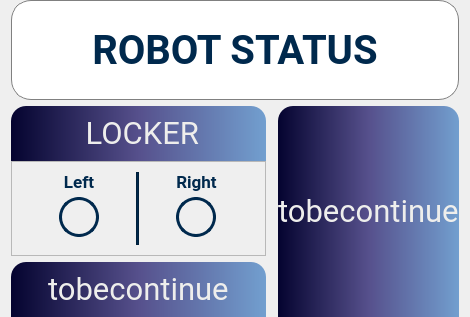
        <widget class="QWidget" name="Page_robotstatus">
         <property name="enabled">
          <bool>true</bool>
         </property>
         <property name="minimumSize">
          <size>
           <width>0</width>
           <height>0</height>
          </size>
         </property>
         <property name="maximumSize">
          <size>
           <width>16777215</width>
           <height>16777215</height>
          </size>
         </property>
         <property name="styleSheet">
          <string notr="true">#menu_robotstatus {
border: 1px solid gray;
}</string>
         </property>
         <layout class="QVBoxLayout" name="verticalLayout_5">
          <property name="topMargin">
           <number>0</number>
          </property>
          <property name="bottomMargin">
           <number>0</number>
          </property>
          <item>
           <widget class="QFrame" name="menu_robotstatus">
            <property name="minimumSize">
             <size>
              <width>0</width>
              <height>100</height>
             </size>
            </property>
            <property name="maximumSize">
             <size>
              <width>16777215</width>
              <height>100</height>
             </size>
            </property>
            <property name="styleSheet">
             <string notr="true">background-color: rgb(255, 255, 255);
border-radius: 20px;
color: rgb(0, 41, 77);</string>
            </property>
            <property name="frameShape">
             <enum>QFrame::NoFrame</enum>
            </property>
            <property name="frameShadow">
             <enum>QFrame::Raised</enum>
            </property>
            <layout class="QHBoxLayout" name="horizontalLayout_8">
             <item>
              <widget class="QLabel" name="label_29">
               <property name="minimumSize">
                <size>
                 <width>0</width>
                 <height>70</height>
                </size>
               </property>
               <property name="maximumSize">
                <size>
                 <width>16777215</width>
                 <height>70</height>
                </size>
               </property>
               <property name="font">
                <font>
                 <family>Roboto</family>
                 <pointsize>30</pointsize>
                 <weight>75</weight>
                 <italic>false</italic>
                 <bold>true</bold>
                 <underline>false</underline>
                 <strikeout>false</strikeout>
                 <kerning>true</kerning>
                </font>
               </property>
               <property name="styleSheet">
                <string notr="true"/>
               </property>
               <property name="text">
                <string>ROBOT STATUS</string>
               </property>
               <property name="alignment">
                <set>Qt::AlignCenter</set>
               </property>
              </widget>
             </item>
            </layout>
           </widget>
          </item>
          <item>
           <widget class="QWidget" name="widget_3" native="true">
            <layout class="QHBoxLayout" name="horizontalLayout_9">
             <property name="leftMargin">
              <number>0</number>
             </property>
             <property name="topMargin">
              <number>0</number>
             </property>
             <property name="rightMargin">
              <number>0</number>
             </property>
             <property name="bottomMargin">
              <number>0</number>
             </property>
             <item>
              <widget class="QWidget" name="widget_4" native="true">
               <layout class="QVBoxLayout" name="verticalLayout_14">
                <property name="leftMargin">
                 <number>0</number>
                </property>
                <property name="topMargin">
                 <number>0</number>
                </property>
                <property name="rightMargin">
                 <number>0</number>
                </property>
                <property name="bottomMargin">
                 <number>0</number>
                </property>
                <item>
                 <widget class="QFrame" name="locker">
                  <property name="minimumSize">
                   <size>
                    <width>0</width>
                    <height>0</height>
                   </size>
                  </property>
                  <property name="maximumSize">
                   <size>
                    <width>16777215</width>
                    <height>16777215</height>
                   </size>
                  </property>
                  <property name="styleSheet">
                   <string notr="true"/>
                  </property>
                  <layout class="QVBoxLayout" name="verticalLayout_22" stretch="0,0">
                   <property name="spacing">
                    <number>0</number>
                   </property>
                   <property name="leftMargin">
                    <number>0</number>
                   </property>
                   <property name="topMargin">
                    <number>0</number>
                   </property>
                   <property name="rightMargin">
                    <number>0</number>
                   </property>
                   <property name="bottomMargin">
                    <number>0</number>
                   </property>
                   <item>
                    <widget class="QFrame" name="frame_7">
                     <property name="enabled">
                      <bool>true</bool>
                     </property>
                     <property name="maximumSize">
                      <size>
                       <width>16777215</width>
                       <height>100</height>
                      </size>
                     </property>
                     <property name="styleSheet">
                      <string notr="true">QFrame{
	border-top-left-radius: 15;
	border-top-right-radius: 15;
	border-style: solid;
	border-color:rgb(0, 41, 77);
	background-color: qlineargradient(spread: pad, x1:0, y1:0, x2:1, y2:0, stop:0 rgb(4, 3, 47), stop:0.5 rgb(86, 80, 140), stop:1 rgb(114, 159, 207));
}</string>
                     </property>
                     <property name="lineWidth">
                      <number>0</number>
                     </property>
                     <layout class="QVBoxLayout" name="verticalLayout_23">
                      <item alignment="Qt::AlignHCenter">
                       <widget class="QLabel" name="label1_3">
                        <property name="font">
                         <font>
                          <family>Roboto</family>
                          <pointsize>23</pointsize>
                          <weight>50</weight>
                          <bold>false</bold>
                         </font>
                        </property>
                        <property name="styleSheet">
                         <string notr="true">QLabel{
background-color: transparent; 
color: rgb(238, 238, 236);
}</string>
                        </property>
                        <property name="text">
                         <string>	LOCKER</string>
                        </property>
                        <property name="alignment">
                         <set>Qt::AlignCenter</set>
                        </property>
                       </widget>
                      </item>
                     </layout>
                    </widget>
                   </item>
                   <item>
                    <widget class="QFrame" name="frame_8">
                     <property name="sizePolicy">
                      <sizepolicy hsizetype="Preferred" vsizetype="Preferred">
                       <horstretch>0</horstretch>
                       <verstretch>0</verstretch>
                      </sizepolicy>
                     </property>
                     <property name="maximumSize">
                      <size>
                       <width>16777215</width>
                       <height>200</height>
                      </size>
                     </property>
                     <property name="styleSheet">
                      <string notr="true">
color: rgb(0, 41, 77);</string>
                     </property>
                     <property name="frameShape">
                      <enum>QFrame::StyledPanel</enum>
                     </property>
                     <property name="frameShadow">
                      <enum>QFrame::Plain</enum>
                     </property>
                     <property name="lineWidth">
                      <number>1</number>
                     </property>
                     <layout class="QGridLayout" name="gridLayout_14" columnstretch="0,0,0">
                      <property name="leftMargin">
                       <number>10</number>
                      </property>
                      <property name="topMargin">
                       <number>10</number>
                      </property>
                      <property name="rightMargin">
                       <number>10</number>
                      </property>
                      <property name="bottomMargin">
                       <number>10</number>
                      </property>
                      <property name="horizontalSpacing">
                       <number>0</number>
                      </property>
                      <property name="verticalSpacing">
                       <number>4</number>
                      </property>
                      <item row="0" column="2">
                       <widget class="QLabel" name="label_18">
                        <property name="font">
                         <font>
                          <family>Roboto</family>
                          <pointsize>13</pointsize>
                          <weight>75</weight>
                          <bold>true</bold>
                         </font>
                        </property>
                        <property name="styleSheet">
                         <string notr="true"/>
                        </property>
                        <property name="text">
                         <string>Right</string>
                        </property>
                        <property name="alignment">
                         <set>Qt::AlignCenter</set>
                        </property>
                       </widget>
                      </item>
                      <item row="0" column="1" rowspan="4">
                       <widget class="QLabel" name="label_20">
                        <property name="maximumSize">
                         <size>
                          <width>3</width>
                          <height>16777215</height>
                         </size>
                        </property>
                        <property name="styleSheet">
                         <string notr="true">background-color: rgb(0, 41, 77);</string>
                        </property>
                        <property name="frameShape">
                         <enum>QFrame::StyledPanel</enum>
                        </property>
                        <property name="text">
                         <string/>
                        </property>
                       </widget>
                      </item>
                      <item row="0" column="0">
                       <widget class="QLabel" name="label_7">
                        <property name="font">
                         <font>
                          <family>Roboto</family>
                          <pointsize>13</pointsize>
                          <weight>75</weight>
                          <bold>true</bold>
                         </font>
                        </property>
                        <property name="text">
                         <string>Left</string>
                        </property>
                        <property name="alignment">
                         <set>Qt::AlignCenter</set>
                        </property>
                       </widget>
                      </item>
                      <item row="1" column="0">
                       <widget class="QLabel" name="left_status">
                        <property name="minimumSize">
                         <size>
                          <width>40</width>
                          <height>20</height>
                         </size>
                        </property>
                        <property name="maximumSize">
                         <size>
                          <width>40</width>
                          <height>40</height>
                         </size>
                        </property>
                        <property name="styleSheet">
                         <string notr="true">QLabel{
border-radius: 20px; 
border: 3px solid rgb(0, 41, 77);
}</string>
                        </property>
                        <property name="text">
                         <string/>
                        </property>
                        <property name="alignment">
                         <set>Qt::AlignCenter</set>
                        </property>
                       </widget>
                      </item>
                      <item row="1" column="2">
                       <widget class="QLabel" name="right_status">
                        <property name="minimumSize">
                         <size>
                          <width>40</width>
                          <height>40</height>
                         </size>
                        </property>
                        <property name="maximumSize">
                         <size>
                          <width>40</width>
                          <height>40</height>
                         </size>
                        </property>
                        <property name="styleSheet">
                         <string notr="true">QLabel{
border-radius: 20px; 
border: 3px solid rgb(0, 41, 77);
}</string>
                        </property>
                        <property name="text">
                         <string/>
                        </property>
                        <property name="alignment">
                         <set>Qt::AlignCenter</set>
                        </property>
                       </widget>
                      </item>
                     </layout>
                    </widget>
                   </item>
                  </layout>
                 </widget>
                </item>
                <item>
                 <widget class="QFrame" name="UGV1_2">
                  <property name="minimumSize">
                   <size>
                    <width>0</width>
                    <height>0</height>
                   </size>
                  </property>
                  <property name="maximumSize">
                   <size>
                    <width>16777215</width>
                    <height>16777215</height>
                   </size>
                  </property>
                  <property name="styleSheet">
                   <string notr="true"/>
                  </property>
                  <layout class="QVBoxLayout" name="verticalLayout_20" stretch="0">
                   <property name="spacing">
                    <number>0</number>
                   </property>
                   <property name="leftMargin">
                    <number>0</number>
                   </property>
                   <property name="topMargin">
                    <number>0</number>
                   </property>
                   <property name="rightMargin">
                    <number>0</number>
                   </property>
                   <property name="bottomMargin">
                    <number>0</number>
                   </property>
                   <item>
                    <widget class="QFrame" name="frame_6">
                     <property name="sizePolicy">
                      <sizepolicy hsizetype="Preferred" vsizetype="MinimumExpanding">
                       <horstretch>0</horstretch>
                       <verstretch>0</verstretch>
                      </sizepolicy>
                     </property>
                     <property name="styleSheet">
                      <string notr="true">QFrame{
	border-top-left-radius: 15;
	border-top-right-radius: 15;
	border-style: solid;
	border-color:rgb(0, 41, 77);
	background-color: qlineargradient(spread: pad, x1:0, y1:0, x2:1, y2:0, stop:0 rgb(4, 3, 47), stop:0.5 rgb(86, 80, 140), stop:1 rgb(114, 159, 207));
}</string>
                     </property>
                     <property name="lineWidth">
                      <number>0</number>
                     </property>
                     <layout class="QVBoxLayout" name="verticalLayout_21">
                      <item alignment="Qt::AlignHCenter">
                       <widget class="QLabel" name="Robot_label1_2">
                        <property name="enabled">
                         <bool>true</bool>
                        </property>
                        <property name="font">
                         <font>
                          <family>Roboto</family>
                          <pointsize>23</pointsize>
                         </font>
                        </property>
                        <property name="styleSheet">
                         <string notr="true">QLabel{
background-color: transparent; 
color: rgb(238, 238, 236);
}</string>
                        </property>
                        <property name="text">
                         <string>tobecontinue</string>
                        </property>
                       </widget>
                      </item>
                     </layout>
                    </widget>
                   </item>
                  </layout>
                 </widget>
                </item>
               </layout>
              </widget>
             </item>
             <item>
              <widget class="QFrame" name="frame_4">
               <property name="enabled">
                <bool>true</bool>
               </property>
               <property name="frameShape">
                <enum>QFrame::StyledPanel</enum>
               </property>
               <property name="frameShadow">
                <enum>QFrame::Raised</enum>
               </property>
              </widget>
             </item>
             <item>
              <widget class="QFrame" name="UGV1">
               <property name="sizePolicy">
                <sizepolicy hsizetype="Preferred" vsizetype="Preferred">
                 <horstretch>0</horstretch>
                 <verstretch>0</verstretch>
                </sizepolicy>
               </property>
               <property name="minimumSize">
                <size>
                 <width>0</width>
                 <height>0</height>
                </size>
               </property>
               <property name="maximumSize">
                <size>
                 <width>16777215</width>
                 <height>16777215</height>
                </size>
               </property>
               <property name="styleSheet">
                <string notr="true"/>
               </property>
               <layout class="QVBoxLayout" name="verticalLayout_18" stretch="0">
                <property name="spacing">
                 <number>0</number>
                </property>
                <property name="leftMargin">
                 <number>0</number>
                </property>
                <property name="topMargin">
                 <number>0</number>
                </property>
                <property name="rightMargin">
                 <number>0</number>
                </property>
                <property name="bottomMargin">
                 <number>0</number>
                </property>
                <item>
                 <widget class="QFrame" name="frame_5">
                  <property name="styleSheet">
                   <string notr="true">QFrame{
	border-top-left-radius: 15;
	border-top-right-radius: 15;
	border-style: solid;
	border-color:rgb(0, 41, 77);
	background-color: qlineargradient(spread: pad, x1:0, y1:0, x2:1, y2:0, stop:0 rgb(4, 3, 47), stop:0.5 rgb(86, 80, 140), stop:1 rgb(114, 159, 207));
}</string>
                  </property>
                  <property name="lineWidth">
                   <number>0</number>
                  </property>
                  <layout class="QVBoxLayout" name="verticalLayout_19">
                   <property name="leftMargin">
                    <number>0</number>
                   </property>
                   <property name="topMargin">
                    <number>0</number>
                   </property>
                   <property name="rightMargin">
                    <number>0</number>
                   </property>
                   <property name="bottomMargin">
                    <number>0</number>
                   </property>
                   <item>
                    <widget class="QLabel" name="Robot_label1">
                     <property name="enabled">
                      <bool>true</bool>
                     </property>
                     <property name="font">
                      <font>
                       <family>Roboto</family>
                       <pointsize>23</pointsize>
                      </font>
                     </property>
                     <property name="styleSheet">
                      <string notr="true">QLabel{
background-color: transparent; 
color: rgb(238, 238, 236);
}</string>
                     </property>
                     <property name="text">
                      <string>tobecontinue</string>
                     </property>
                    </widget>
                   </item>
                  </layout>
                 </widget>
                </item>
               </layout>
              </widget>
             </item>
            </layout>
           </widget>
          </item>
         </layout>
        </widget>
